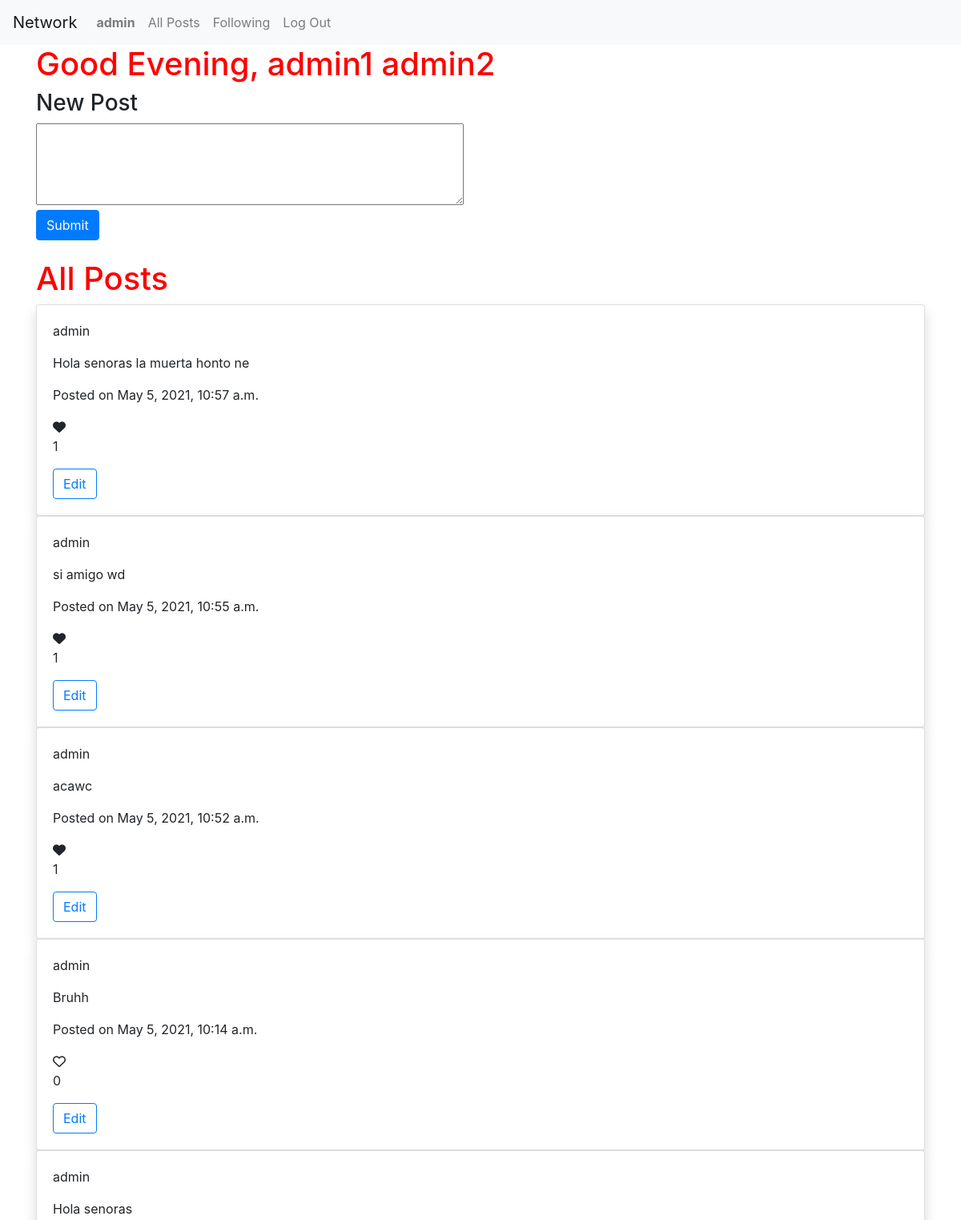
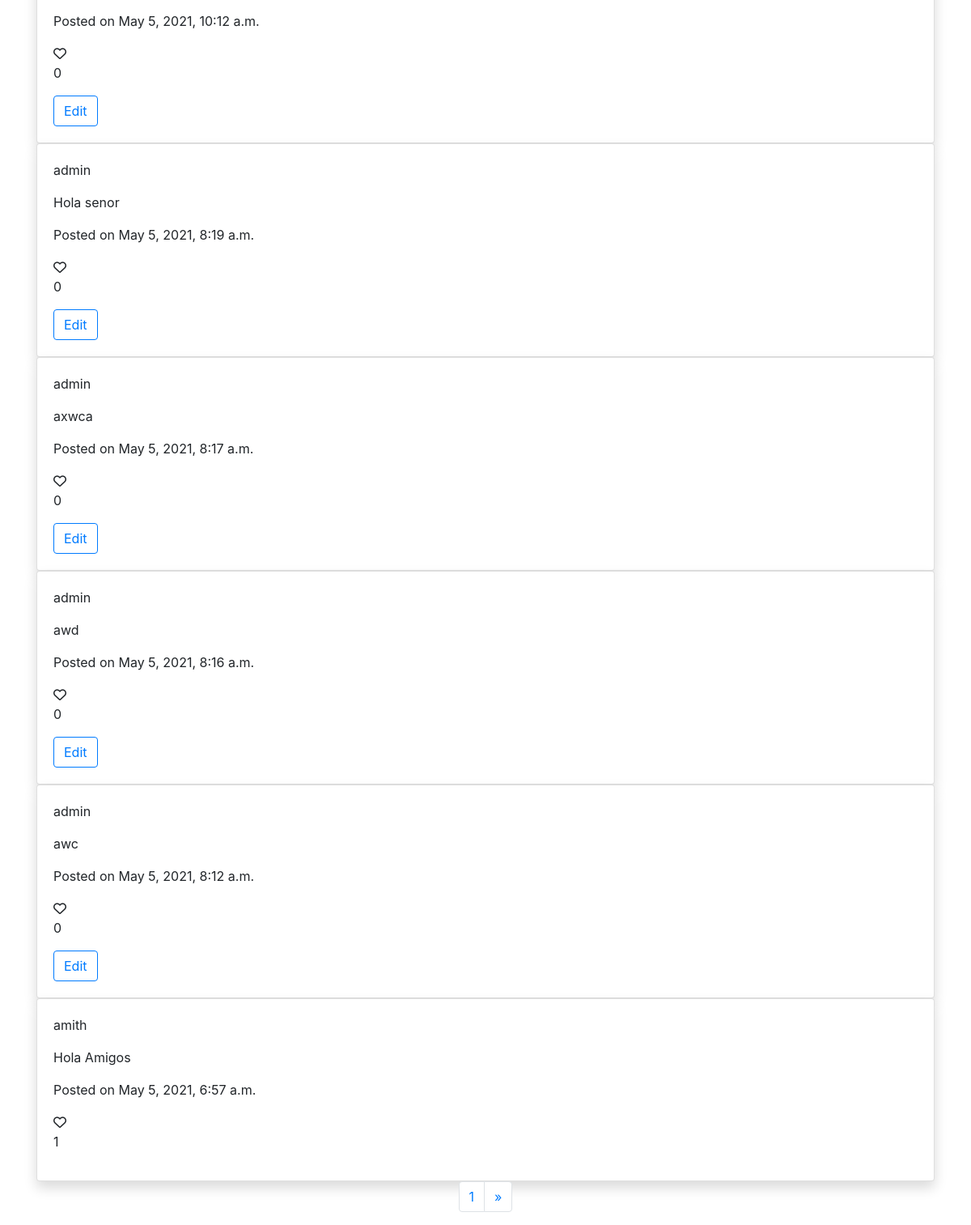
/ (signed in), run on the app's committed database (2 pictures, top to bottom).
### network/models.py (models this page shows, shortened)
class User(AbstractUser):
    pass

class Post(models.Model):
    body = models.CharField(max_length=300, blank=True)
    user = models.ForeignKey(User, on_delete=models.CASCADE)
    timestamp = models.DateTimeField(auto_now_add=True)
    likes = models.ManyToManyField(User, blank=True, related_name="liked_user")

### network/views.py (the view)
# urls.py: path("", views.index, name="index"),
def index(request):
    page_posts = Paginator(Post.objects.all(), 10)
    page_number = request.GET.get("page")
    if page_number != None:
        try:
            required_page = page_posts.page(page_number)
        except:
            required_page = page_posts.page(1)
    else:
        required_page = page_posts.page(1)
    return render(request, "network/index.html", {
        "posts": required_page
    })

### network/templates/network/index.html (shortened to what this page needs)
{% extends "network/layout.html" %}
{% load static %}
{% block body %}
<div class="container">
    <h1>Good Evening, {{ user.get_full_name }}</h1>
    <h3>New Post</h3>
    <textarea id="newPostBody" rows="4" cols="50" name="postbody"></textarea>
    <div>
        <button id="newPostBtn" class="btn btn-primary" type="submit">Submit</button>
    </div>
    <br>
    <h1>All Posts</h1>
    <div id="content">
        {% for post in posts reversed %}
        <div id="post-{{ post.id }}" class="card shadow">
            <div class="card-body">
                <p>{{post.user.username}}</p>
                <p>{{post.body}}</p>
                <p>Posted on {{ post.timestamp }}</p>
                {% if user in post.likes.all %}
                    <i class="fas fa-heart" data-id="{{ post.id }}"></i>
                    <p id="like-counter-{{ post.id }}" >{{ post.likes.count }}</p>
                {% else %}
                    <i class="far fa-heart" data-id="{{ post.id }}"></i>
                    <p id="like-counter-{{ post.id }}" >{{ post.likes.count }}</p>
                {% endif %}
                {% if post.user.username == user.username %}
                    <button class="btn btn-outline-primary btn-edit" data-id="{{ post.id }}" data-body="{{ post.body }}">Edit</button>
                {% endif %}
            </div>
        </div>
        {% endfor %}
    </div>
</div>
<nav aria-label="Page navigation example">
    <ul class="pagination justify-content-center">
      <li class="page-item"><a class="page-link" href="#">{{ posts.number }}</a></li>
      {% if posts.has_next %}
      <li class="page-item">
        <a class="page-link" href="?page={{ posts.next_page_number }}" aria-label="Next">
          <span aria-hidden="true">&raquo;</span>
        </a>
      </li>
      {% endif %}
    </ul>
  </nav>
{% endblock %}

### network/templates/network/layout.html (shortened to what this page needs)
{% load static %}
<!DOCTYPE html>
<html lang="en">
    <head>
        <link rel="stylesheet" href="https://stackpath.bootstrapcdn.com/bootstrap/4.4.1/css/bootstrap.min.css">
        <link href="{% static 'network/index.css' %}" rel="stylesheet">
    </head>
    <body>
        <nav class="navbar navbar-expand-lg navbar-light bg-light">
            <a class="navbar-brand" href="#">Network</a>
            <div>
              <ul class="navbar-nav mr-auto">
                {% if user.is_authenticated %}
                    <li class="nav-item">
                        <a class="nav-link" href="{% url 'profile' user_id=user.username %}"><strong>{{ user.username }}</strong></a>
                    </li>
                {% endif %}
                <li class="nav-item">
                  <a class="nav-link" href="{% url 'index' %}">All Posts</a>
                </li>
                {% if user.is_authenticated %}
                    <li class="nav-item">
                        <a class="nav-link" href="{% url 'following_page' %}">Following</a>
                    </li>
                    <li class="nav-item">
                        <a class="nav-link" href="{% url 'logout' %}">Log Out</a>
                    </li>
                {% endif %}
              </ul>
            </div>
          </nav>
        <div class="body">
            {% block body %}
            {% endblock %}
        </div>
    </body>
</html>

### network/static/network/index.css (style rules this page uses)
h1 { color: red; }

### data on the page
User: username "admin", get_full_name "admin1 admin2"
Post: user.username "admin", body "Hola senoras la muerta honto ne", timestamp "May 5, 2021, 10:57 a.m.", likes.count "1"
Post: user.username "admin", body "si amigo wd", timestamp "May 5, 2021, 10:55 a.m.", likes.count "1"
Post: user.username "admin", body "acawc", timestamp "May 5, 2021, 10:52 a.m.", likes.count "1"
Post: user.username "admin", body "Bruhh", timestamp "May 5, 2021, 10:14 a.m.", likes.count "0"
Post: user.username "admin", body "Hola senoras", timestamp "May 5, 2021, 10:12 a.m.", likes.count "0"
Post: user.username "admin", body "Hola senor", timestamp "May 5, 2021, 8:19 a.m.", likes.count "0"
Post: user.username "admin", body "axwca", timestamp "May 5, 2021, 8:17 a.m.", likes.count "0"
Post: user.username "admin", body "awd", timestamp "May 5, 2021, 8:16 a.m.", likes.count "0"
Post: user.username "admin", body "awc", timestamp "May 5, 2021, 8:12 a.m.", likes.count "0"
Post: user.username "amith", body "Hola Amigos", timestamp "May 5, 2021, 6:57 a.m.", likes.count "1"

### other printed values
{{ posts.number }} "1"
